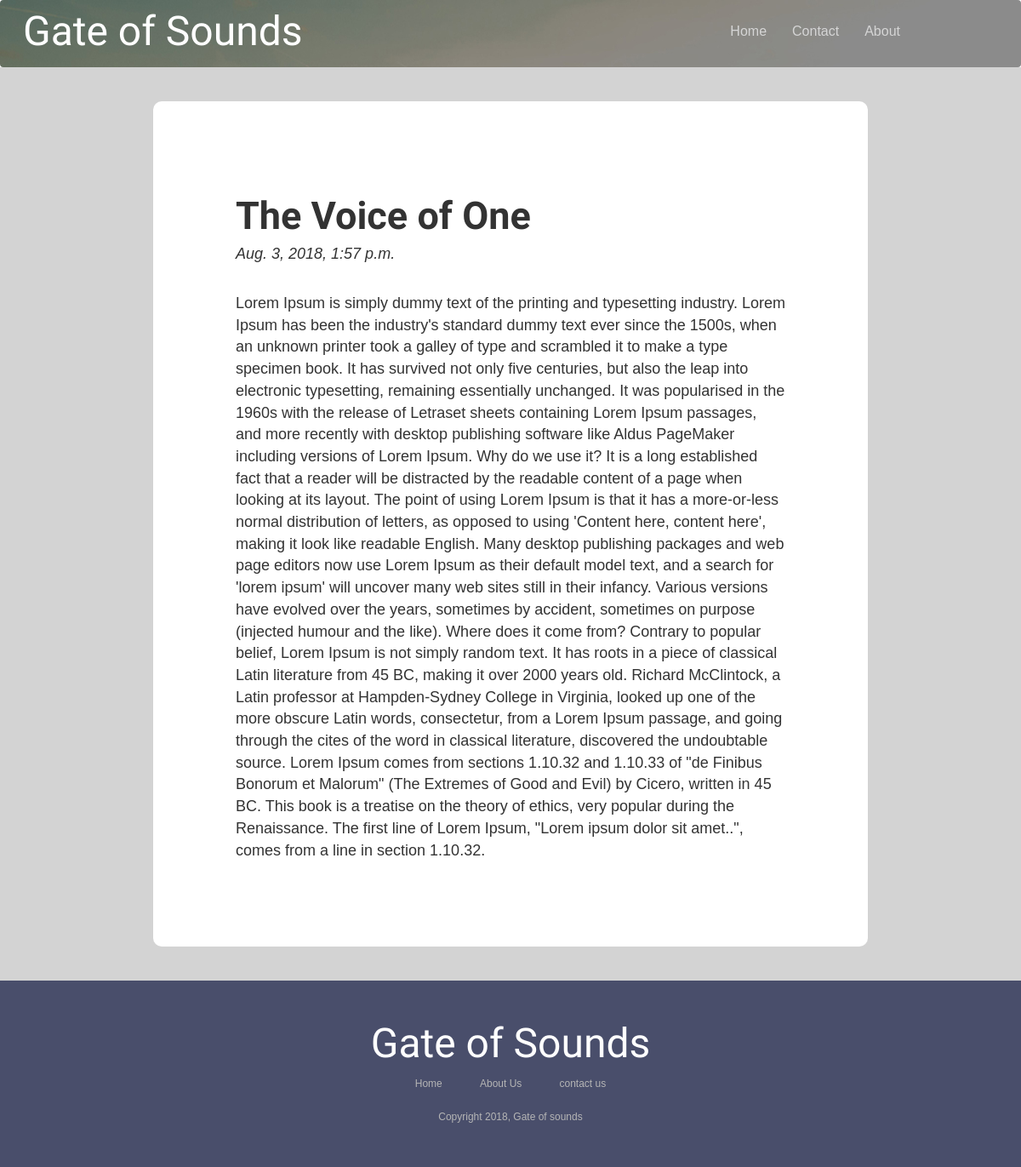
Page /post/13 on the committed database.
### sounds/models.py (models this page shows, shortened)
class Post(models.Model):
    title = models.CharField(max_length= 150)
    body = models.TextField()
    date = models.DateTimeField()
    author= models.TextField(default='Sunny awugo')
    class Meta:
        ordering = ["-date"]

### sounds/views.py (the view)
# urls.py: path('post/<int:pk>', views.PostDetailView.as_view(), name='post-detail'),
class PostDetailView(generic.DetailView):
    model = Post

### sounds/templates/sounds/post_detail.html
{% extends 'base_generic.html' %}
{% block content %}
{% load static %}
{% load bootstrap3 %}
<link rel='stylesheet' href='{% static "sounds/style.css" %}'>
<section id='detail-post'>
    <div id='detail-post2'>
        <div class='detail-container'>
                <h3 style="font-family:Open Sans Condensed; font-size:45px"><strong>{{ post.title }}</strong></h3>
                <h4><i>{{ post.date }}</i></h4><br>
                <p>{{ post.body }}</p>
        </div>
    </div>
</section>
{% endblock %}

### sounds/static/sounds/style.css (style rules this page uses)
body { font-family: sans-serif; font-size: 15px; }
.detail-container { width: 90%; margin: auto; padding: 10px; margin-top: 30px; margin-bottom: 30px; }
#detail-post { background: #d3d3d3; padding-top:40px; padding-bottom:40px; }
#detail-post2 { background: #fff; padding:50px; width:70%; margin:auto; border-radius: 10px; font-size: 18px; }

### rows in the picture
Post: title "The Voice of One", date "Aug. 3, 2018, 1:57 p.m.", body "Lorem Ipsum is simply dummy text of the printing and typesetting industry. Lorem Ipsum has been the industry's standard dummy text ever since the 1500s, when an unknown printer took a galley of type and scrambled it to make a type specimen book. It has survived not only five centuries, but also the leap into electronic typesetting, remaining essentially unchanged. It was popularised in the 1960s with the release of Letraset sheets containing Lorem Ipsum passages, and more recently with desktop publishing software like Aldus PageMaker including versions of Lorem Ipsum. Why do we use it? It is a long established fact that a reader will be distracted by the readable content of a page when…"
